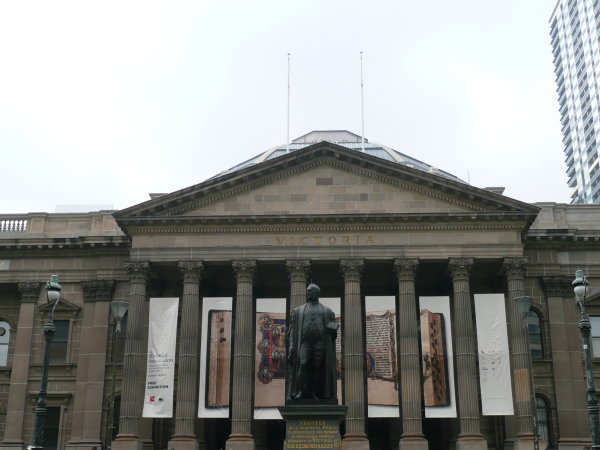
#> input picture AutoPano/Phase1/Data/Train/Set1/1.jpg, 600 x 450 px; its folder holds 3 pictures in this run
$ python Wrapper.py
#> lines starting #> are read from the running program, lines starting #| are printed output that depends on the picture
#!/usr/bin/evn python

"""
CMSC733 Spring 2019: Classical and Deep Learning Approaches for
Geometric Computer Vision
Project1: MyAutoPano: Phase 1 Starter Code

Author(s):
Abhishek Kathpal (akathpal@terpmail.umd.edu)
M.Eng. Robotics,
University of Maryland, College Park
"""

# Python libraries
import argparse
import numpy as np
import matplotlib.pyplot as plt
import cv2
import math
from skimage.feature import peak_local_max
import random
from glob import glob

# [48 lines left out: functions harris_corner, anms, not called in this run]

def corner_detect_with_ANMS(img,n=500):
    gray_img = cv2.cvtColor(img,cv2.COLOR_BGR2GRAY)
    corners = cv2.goodFeaturesToTrack(gray_img,n,0.01,10)
    corners = np.int0(corners)
    img_temp = img.copy()
    x_best = []
    y_best = []
    for i in corners:
        x,y = i.ravel()
        cv2.circle(img_temp,(x,y),3,255,-1)
        x_best.append(y)
        y_best.append(x)
    return x_best,y_best,img_temp,corners

def feature_des(img,x_best,y_best):
    gray_img = cv2.cvtColor(img,cv2.COLOR_BGR2GRAY)
    top = 40
    bottom = top
    left = 40
    right = left
    dst = cv2.copyMakeBorder(gray_img, top, bottom, left, right, cv2.BORDER_CONSTANT, None, [0])
    features = []
    for i in range(len(x_best)):
        patch = dst[x_best[i]+20:x_best[i]+60,y_best[i]+20:y_best[i]+60]
        patch = cv2.GaussianBlur(patch,(5,5),cv2.BORDER_DEFAULT)
        patch = cv2.resize(patch, (8,8), interpolation = cv2.INTER_AREA)
        feature = np.reshape(patch, (64, ))
        mean = np.mean(feature)
        std = np.std(feature)
        feature = (feature - mean)/std
        features.append(feature)
        # plt.figure(figsize=(15,15))
        # plt.imshow(patch,cmap='gray')
        # plt.show()

    return features,patch

def feature_match(features1,features2,x1,y1,x2,y2,img1,img2):

    features1 = np.array(features1,dtype='float32')
    features2 = np.array(features2,dtype='float32')
    bf = cv2.BFMatcher()
    rawMatches = bf.knnMatch(features1,features2,2)

    matches = []
    good = []
    c=0
    for m in rawMatches:
        if len(m) == 2 and m[0].distance < m[1].distance * 0.75:
            matches.append((m[0].trainIdx, m[0].queryIdx))
            good.append([m[0]])
            c = c+1

    corners1 = []
    corners2 = []
    for i in range(len(x1)):
        corners1.append([x1[i],y1[i]])

    for i in range(len(x2)):
        corners2.append([x2[i],y2[i]])

    pts1 = np.float32(corners1)
    pts2 = np.float32(corners2)
    pts1 = np.reshape(pts1,(len(x1),2))
    pts2 = np.reshape(pts2,(len(x2),2))

    kp1=[]
    kp2=[]
    for i in range(len(pts1)):
        kp1.append(cv2.KeyPoint(pts1[i][1], pts1[i][0], 5))
        kp2.append(cv2.KeyPoint(pts2[i][1], pts2[i][0], 5))

    img = cv2.drawMatchesKnn(img1,kp1,img2,kp2,good,None,flags=2)

    pts1f = []
    pts2f = []
    pts1t = []
    pts2t = []

    for mat in good:
        pts1f.append([kp1[mat[0].queryIdx].pt[1],kp1[mat[0].queryIdx].pt[0]])
        pts2f.append([kp2[mat[0].trainIdx].pt[1],kp2[mat[0].trainIdx].pt[0]])
        pts1t.append([kp1[mat[0].queryIdx].pt[0],kp1[mat[0].queryIdx].pt[1]])
        pts2t.append([kp2[mat[0].trainIdx].pt[0],kp2[mat[0].trainIdx].pt[1]])

    pts1f = np.float32(np.reshape(pts1f,(len(pts1f),2)))
    pts2f = np.float32(np.reshape(pts2f,(len(pts2f),2)))
    pts1t = np.float32(np.reshape(pts1t,(len(pts1t),2)))
    pts2t = np.float32(np.reshape(pts2t,(len(pts2t),2)))

    # plt.figure(figsize=(15,15))
    # plt.imshow(img)
    # plt.show()

    return pts1f,pts2f,pts1t,pts2t

def ransac(pts1, pts2, N=100, t=0.9, thresh=30):

    H_new = np.zeros((3,3))
    max_inliers = 0
    print(len(pts1))
    for j in range(N):

        index = []
        pts = [np.random.randint(0,len(pts1)) for i in range(4)]
        p1 = pts1[pts]
        p2 = pts2[pts]
        H = cv2.getPerspectiveTransform( np.float32(p1), np.float32(p2) )
        inLiers = 0
        for ind in range(len(pts1)):
            source = pts1[ind]
            target = np.array([pts2[ind][0],pts2[ind][1]])
            predict = np.dot(H, np.array([source[0],source[1],1]))
            if predict[2] != 0:
                predict_x = predict[0]/predict[2]
                predict_y = predict[1]/predict[2]
            else:
                predict_x = predict[0]/0.000001
                predict_y = predict[1]/0.000001

            predict = np.array([predict_x,predict_y])
            predict = np.float32([point for point in predict])

            a = np.linalg.norm(target-predict)
            # e = (a - np.mean(a)) / np.std(a)
            if a < thresh:
                inLiers += 1
                index.append(ind)

        if max_inliers < inLiers:
            max_inliers = inLiers
            H_new = H
            if inLiers > t*len(pts1):
                break
    return H_new,index

## 3rd party code for blending images
def warpTwoImages(img1, img2, H):

    '''warp img2 to img1 with homograph H'''
    h1,w1 = img1.shape[:2]
    h2,w2 = img2.shape[:2]
    pts1 = np.float32([[0,0],[0,h1],[w1,h1],[w1,0]]).reshape(-1,1,2)
    pts2 = np.float32([[0,0],[0,h2],[w2,h2],[w2,0]]).reshape(-1,1,2)
    pts2_ = cv2.perspectiveTransform(pts2, H)
    pts = np.concatenate((pts1, pts2_), axis=0)
    [xmin, ymin] = np.int32(pts.min(axis=0).ravel() - 0.5)
    [xmax, ymax] = np.int32(pts.max(axis=0).ravel() + 0.5)
    t = [-xmin,-ymin]
    Ht = np.array([[1,0,t[0]],[0,1,t[1]],[0,0,1]]) # translate
    result = cv2.warpPerspective(img2, Ht.dot(H), (xmax-xmin, ymax-ymin))
    result[t[1]:h1+t[1],t[0]:w1+t[0]] = img1

    return result


def autopano(img1,img2,Feature="mineig"):

    """
    Corner Detection
    Save Corner detection output as corners.png
    """
    img1 = cv2.GaussianBlur(img1,(3,3),0)
    img2 = cv2.GaussianBlur(img2,(3,3),0)

    if Feature == "harris" or Feature == "mineig":
        img1_corner,map1,corners1 = harris_corner(img1,Feature)
        img2_corner,map2,corners2 = harris_corner(img2,Feature)

        locmax1 = peak_local_max(map1,min_distance=10)
        n_strong1 = locmax1.shape[0]
        locmax2 = peak_local_max(map2,min_distance=10)
        n_strong2 = locmax2.shape[0]
        n_best = min(n_strong1,n_strong2)

        # [8 lines of commented-out code are left out]

        """
        Perform ANMS: Adaptive Non-Maximal Suppression
        Save ANMS output as anms.png
        """
        num = min(n_best,100)
        print("Number of best corners: "+str(num))
        x1,y1,img1_corner = anms(map1,corners1,img1,num)
        x2,y2,img2_corner = anms(map2,corners2,img2,num)

        x1 = np.int0(x1.reshape(1,len(x1)))[0]
        x2 = np.int0(x2.reshape(1,len(x2)))[0]
        y1 = np.int0(y1.reshape(1,len(y1)))[0]
        y2 = np.int0(y2.reshape(1,len(y2)))[0]

    else:
        print("Good Features to track")
        x1,y1,img1_corner,corners1 = corner_detect_with_ANMS(img1)
        x2,y2,img2_corner,corners2 = corner_detect_with_ANMS(img2)


    # [8 lines of commented-out code are left out]

    """
    Feature Descriptors
    Save Feature Descriptor output as FD.png
    """
    features1,patch1 = feature_des(img1,x1,y1)
    features2,patch2 = feature_des(img2,x2,y2)

    """
    Feature Matching
    Save Feature Matching output as matching.png
    """
    pts1f,pts2f,pts1t,pts2t = feature_match(features1,features2,x1,y1,x2,y2,img1,img2)

    """
    Refine: RANSAC, Estimate Homography
    """
    # print(len(pts1t))
    H,index = ransac(pts1t,pts2t)
    # print(len(index))
    pts1n = []
    pts2n = []
    x1n=[]
    x2n=[]
    y1n=[]
    y2n=[]
    for i in index:
        pts1n.append(pts1f[i])
        x1n.append(np.int0(pts1f[i][0]))
        y1n.append(np.int0(pts1f[i][1]))
        pts2n.append(pts2f[i])
        x2n.append(np.int0(pts2f[i][0]))
        y2n.append(np.int0(pts2f[i][1]))


    H = np.float64([pt for pt in H])
    features1,patch1 = feature_des(img1,x1n,y1n)
    features2,patch2 = feature_des(img2,x2n,y2n)
    _,_,_,_ = feature_match(features1,features2,x1n,y1n,x2n,y2n,img1,img2)
    result = cv2.warpPerspective(img1, H,(img1.shape[1], img1.shape[0]))
    # [4 lines of commented-out code are left out]

    """
    Image Warping + Blending
    Save Panorama output as mypano.png
    """
    result = warpTwoImages(img2, img1, H)
    plt.figure()
    plt.imshow(result)
    plt.show()
    cv2.imwrite('Final_Output'+'.png',result)

    return result

def main():
    # Add any Command Line arguments here
    Parser = argparse.ArgumentParser()
    Parser.add_argument('--BasePath', default="../Data/Train/Set1", help='Folder of Test Images')
    Parser.add_argument('--Features',default="good",help='good or harris or mineig')

    Args = Parser.parse_args()
    BasePath = Args.BasePath
    Feature = Args.Features

    path = str(BasePath) + str("/*.jpg")

    """
    Read a set of images for Panorama stitching
    """

    ind = sorted(glob(path))

    img = []
    for i in ind:
        img.append(plt.imread(i))


    # [7 lines of commented-out code are left out]

    for i in range(0,len(img)-1):
        img[i+1] = autopano(img[i],img[i+1],Feature)
#> this loop made 2 passes
#| Good Features to track
#| 189
#| Good Features to track
#| 148
#> pass 1, in autopano, `img2 = cv2.GaussianBlur(img2,(3,3),0)`:
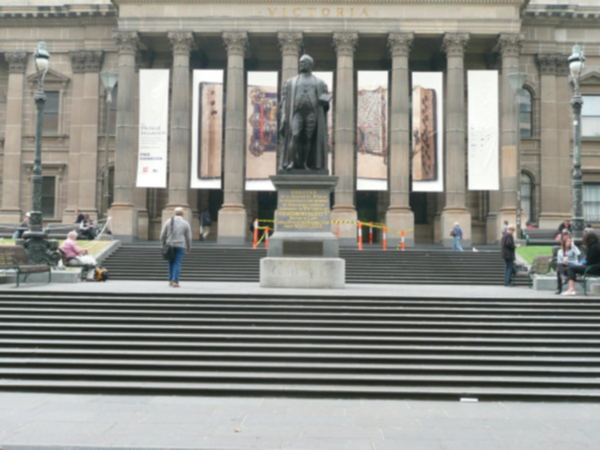
#> img2: shape (450, 600, 3); mean of channels 0, 1, 2 141.1, 141.3, 135.2; drawn as R, G, B
#> pass 1, in autopano, `x1,y1,img1_corner,corners1 = corner_detect_with_ANMS(img1)`:
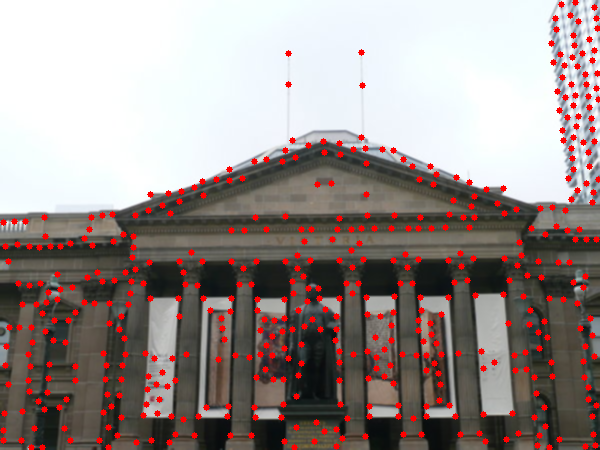
#> img1_corner: shape (450, 600, 3); mean of channels 0, 1, 2 154.1, 142.1, 139.3; drawn as R, G, B
#> pass 1, in autopano, `plt.show()`:
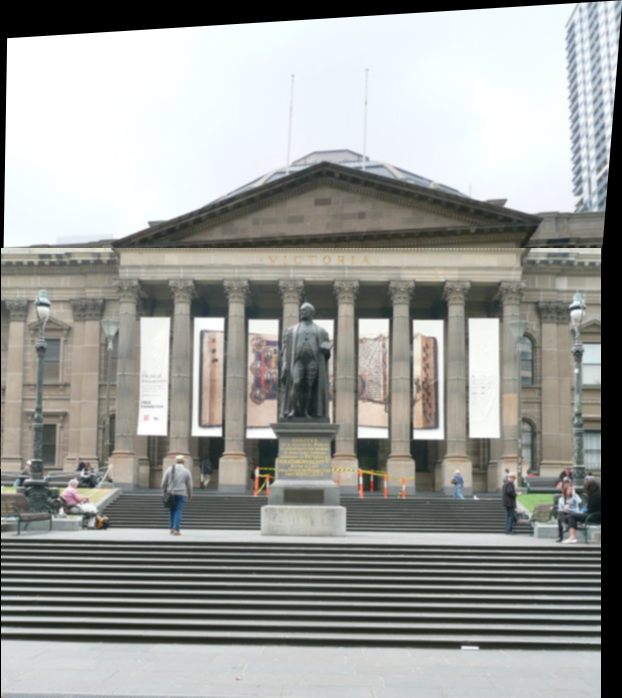
#> shown: shape (698, 622, 3); mean R, G, B 155.5, 157, 153.5
#> pass 2, in autopano (call 2), `plt.show()`:
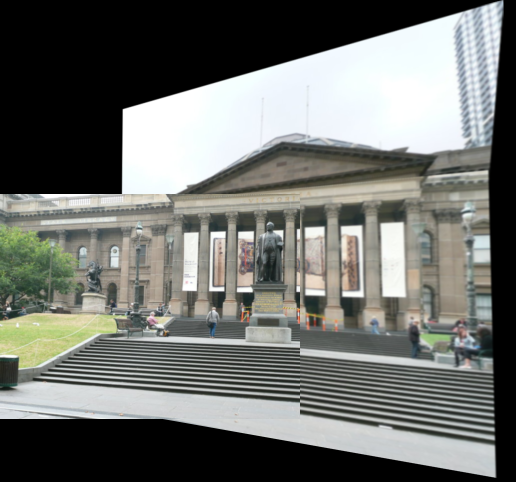
#> shown: shape (963, 1032, 3) (shown at 1/2 size); mean R, G, B 111.3, 113.2, 109.2
#> after the loop, img = 3 items
    # [6 lines of commented-out code are left out]


if __name__ == '__main__':
    main()
